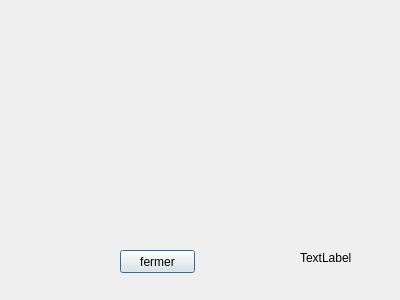
<?xml version="1.0" encoding="UTF-8"?>
<ui version="4.0">
 <class>stati</class>
 <widget class="QDialog" name="stati">
  <property name="geometry">
   <rect>
    <x>0</x>
    <y>0</y>
    <width>400</width>
    <height>300</height>
   </rect>
  </property>
  <property name="windowTitle">
   <string>Dialog</string>
  </property>
  <widget class="QLabel" name="label_2">
   <property name="geometry">
    <rect>
     <x>300</x>
     <y>250</y>
     <width>71</width>
     <height>16</height>
    </rect>
   </property>
   <property name="text">
    <string>TextLabel</string>
   </property>
  </widget>
  <widget class="QWidget" name="widget" native="true">
   <property name="geometry">
    <rect>
     <x>270</x>
     <y>250</y>
     <width>21</width>
     <height>21</height>
    </rect>
   </property>
   <property name="palette">
    <palette>
     <active>
      <colorrole role="Button">
       <brush brushstyle="SolidPattern">
        <color alpha="255">
         <red>255</red>
         <green>0</green>
         <blue>0</blue>
        </color>
       </brush>
      </colorrole>
      <colorrole role="Light">
       <brush brushstyle="SolidPattern">
        <color alpha="255">
         <red>255</red>
         <green>0</green>
         <blue>0</blue>
        </color>
       </brush>
      </colorrole>
      <colorrole role="BrightText">
       <brush brushstyle="SolidPattern">
        <color alpha="255">
         <red>255</red>
         <green>0</green>
         <blue>0</blue>
        </color>
       </brush>
      </colorrole>
      <colorrole role="Base">
       <brush brushstyle="SolidPattern">
        <color alpha="255">
         <red>255</red>
         <green>85</green>
         <blue>0</blue>
        </color>
       </brush>
      </colorrole>
      <colorrole role="Window">
       <brush brushstyle="SolidPattern">
        <color alpha="255">
         <red>255</red>
         <green>0</green>
         <blue>0</blue>
        </color>
       </brush>
      </colorrole>
      <colorrole role="HighlightedText">
       <brush brushstyle="SolidPattern">
        <color alpha="255">
         <red>255</red>
         <green>0</green>
         <blue>0</blue>
        </color>
       </brush>
      </colorrole>
      <colorrole role="AlternateBase">
       <brush brushstyle="SolidPattern">
        <color alpha="255">
         <red>255</red>
         <green>0</green>
         <blue>0</blue>
        </color>
       </brush>
      </colorrole>
      <colorrole role="ToolTipBase">
       <brush brushstyle="SolidPattern">
        <color alpha="255">
         <red>255</red>
         <green>0</green>
         <blue>0</blue>
        </color>
       </brush>
      </colorrole>
     </active>
     <inactive>
      <colorrole role="Button">
       <brush brushstyle="SolidPattern">
        <color alpha="255">
         <red>255</red>
         <green>0</green>
         <blue>0</blue>
        </color>
       </brush>
      </colorrole>
      <colorrole role="Light">
       <brush brushstyle="SolidPattern">
        <color alpha="255">
         <red>255</red>
         <green>0</green>
         <blue>0</blue>
        </color>
       </brush>
      </colorrole>
      <colorrole role="BrightText">
       <brush brushstyle="SolidPattern">
        <color alpha="255">
         <red>255</red>
         <green>0</green>
         <blue>0</blue>
        </color>
       </brush>
      </colorrole>
      <colorrole role="Base">
       <brush brushstyle="SolidPattern">
        <color alpha="255">
         <red>255</red>
         <green>85</green>
         <blue>0</blue>
        </color>
       </brush>
      </colorrole>
      <colorrole role="Window">
       <brush brushstyle="SolidPattern">
        <color alpha="255">
         <red>255</red>
         <green>0</green>
         <blue>0</blue>
        </color>
       </brush>
      </colorrole>
      <colorrole role="HighlightedText">
       <brush brushstyle="SolidPattern">
        <color alpha="255">
         <red>255</red>
         <green>0</green>
         <blue>0</blue>
        </color>
       </brush>
      </colorrole>
      <colorrole role="AlternateBase">
       <brush brushstyle="SolidPattern">
        <color alpha="255">
         <red>255</red>
         <green>0</green>
         <blue>0</blue>
        </color>
       </brush>
      </colorrole>
      <colorrole role="ToolTipBase">
       <brush brushstyle="SolidPattern">
        <color alpha="255">
         <red>255</red>
         <green>0</green>
         <blue>0</blue>
        </color>
       </brush>
      </colorrole>
     </inactive>
     <disabled>
      <colorrole role="Button">
       <brush brushstyle="SolidPattern">
        <color alpha="255">
         <red>255</red>
         <green>0</green>
         <blue>0</blue>
        </color>
       </brush>
      </colorrole>
      <colorrole role="Light">
       <brush brushstyle="SolidPattern">
        <color alpha="255">
         <red>255</red>
         <green>0</green>
         <blue>0</blue>
        </color>
       </brush>
      </colorrole>
      <colorrole role="BrightText">
       <brush brushstyle="SolidPattern">
        <color alpha="255">
         <red>255</red>
         <green>0</green>
         <blue>0</blue>
        </color>
       </brush>
      </colorrole>
      <colorrole role="Base">
       <brush brushstyle="SolidPattern">
        <color alpha="255">
         <red>255</red>
         <green>0</green>
         <blue>0</blue>
        </color>
       </brush>
      </colorrole>
      <colorrole role="Window">
       <brush brushstyle="SolidPattern">
        <color alpha="255">
         <red>255</red>
         <green>0</green>
         <blue>0</blue>
        </color>
       </brush>
      </colorrole>
      <colorrole role="HighlightedText">
       <brush brushstyle="SolidPattern">
        <color alpha="255">
         <red>255</red>
         <green>0</green>
         <blue>0</blue>
        </color>
       </brush>
      </colorrole>
      <colorrole role="AlternateBase">
       <brush brushstyle="SolidPattern">
        <color alpha="255">
         <red>255</red>
         <green>0</green>
         <blue>0</blue>
        </color>
       </brush>
      </colorrole>
      <colorrole role="ToolTipBase">
       <brush brushstyle="SolidPattern">
        <color alpha="255">
         <red>255</red>
         <green>0</green>
         <blue>0</blue>
        </color>
       </brush>
      </colorrole>
     </disabled>
    </palette>
   </property>
  </widget>
  <widget class="QPushButton" name="pushButton">
   <property name="geometry">
    <rect>
     <x>120</x>
     <y>250</y>
     <width>75</width>
     <height>23</height>
    </rect>
   </property>
   <property name="text">
    <string>fermer</string>
   </property>
  </widget>
 </widget>
 <resources/>
 <connections/>
</ui>
